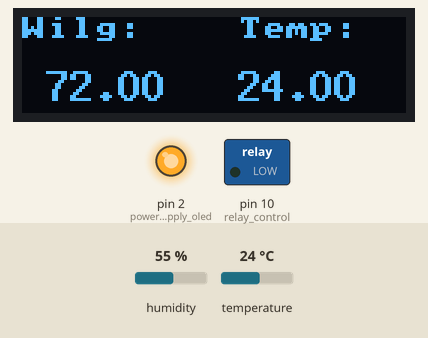
This sketch was run on a simulated Arduino Uno, built with avr-gcc and run on an emulated ATmega328P. Shown: 128×32 one-colour display, switched loads named in the sketch (green lamp = pin HIGH), output pins drawn as LEDs (lit = HIGH). Inputs (shaded band) come from the test bench; at power-on: humidity 55 %, temperature 24 °C. Pins used as bus, display or sensor lines are not drawn; what the sketch prints to the serial monitor is not drawn.

Above: at 1.2 s.
1.3 s: humidity set to 57 %
At 2.6 s:
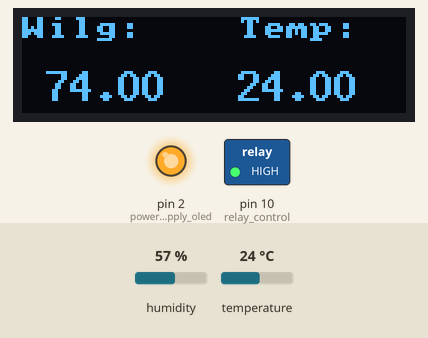
4.2 s: humidity set to 52 %
At 5.1 s:
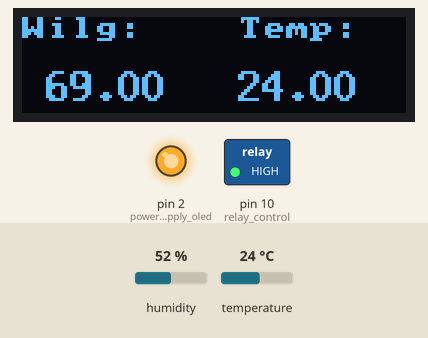
7.1 s: humidity set to 48 %
At 9.2 s:
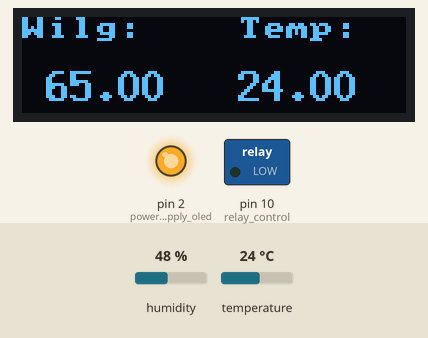
10.2 s: temperature set to 12 °C
At 11.5 s:
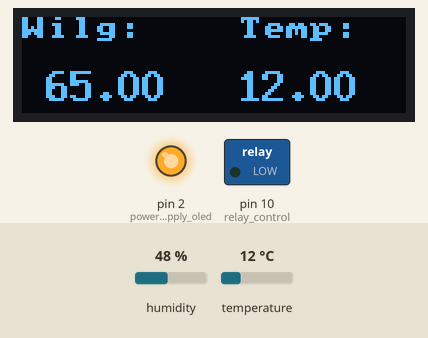
13.1 s: temperature set to 19 °C
At 15.4 s:
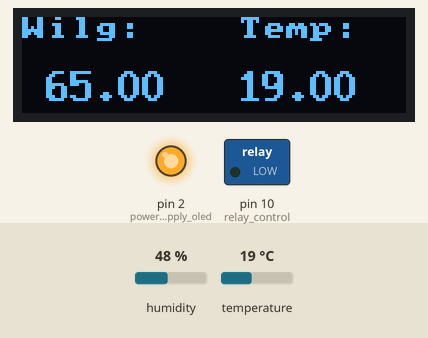
Timing chart, 0 to 16.9 s (numbered marks = the images above; inputs shaded):
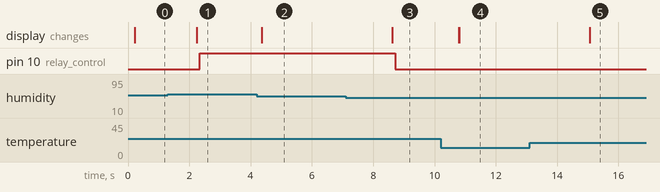

The sketch:

wilgotnosc_oled_dht22_przekaznik_serwis.ino
```cpp
/*  Humidity controller based on DHT22 + oled 128x32 + 230V relay
 *
 *  relay steering on pin 10
 *  DHT22 data on pin7
 *  oled on pins 3 and 4 (clock, data)
 *  power supply for dht pin 9 (and GND)
 *  power supply for oled pin 2 (and GND)
 *
 */
#include "dhtnew.h"
#include "U8g2lib.h"
#include "SPI.h"
#include "Wire.h"

#define MAX_FAN 1200000 // max time fan can run

unsigned long fan_start; //time when the fan started
DHTNEW dht(7);
U8X8_SSD1306_128X32_UNIVISION_SW_I2C u8x8(3, 4); //choose your constructor, set pins accordingly

void setup() {

  pinMode(10, OUTPUT);//relay control
  digitalWrite(10, LOW);
  pinMode(2, OUTPUT);//power supply oled
  pinMode(9, OUTPUT);//power supply dht
  digitalWrite(2, HIGH);
  digitalWrite(9, HIGH);

  dht.setHumOffset(17.00); //offset to make several sensor giving similar data

  Serial.begin(115200);                    //serial monitor

  u8x8.begin();
  u8x8.setFont(u8x8_font_amstrad_cpc_extended_f);
  u8x8.drawString(0,0,"Wilg:    Temp:");
  u8x8.setFont(u8x8_font_8x13B_1x2_f );

  fan_start = 0;
}

void spin_time_start() {
  if ( fan_start == 0) {
    fan_start = millis();
  }
}
void spin_time_stop() {
    //if anything is needed on fan stop
}

void loop() {
  // put your main code here, to run repeatedly:
  dht.read();
  float h = max(-50,min(150, dht.getHumidity())); //filtering out crazy results
  float t = max(-10,min(60, dht.getTemperature())); //filtering out crazy results

  if (!isnan(h) && !isnan(t)) {
      Serial.print("Humidity (%): ");
      Serial.print((float)h, 2);
      Serial.print("   ");
      Serial.print("Temperature (C): ");
      Serial.print((float)t, 2);
      Serial.print("   ");
      Serial.print("Time fan started: ");
      Serial.println(fan_start);

      u8x8.setCursor(1, 2);
      u8x8.print((float)h, 2);
      u8x8.print("  ");
      u8x8.setCursor(9, 2);
      u8x8.print((float)t, 2);
      u8x8.print("  ");

      if (h > 72 && (millis() - fan_start) < MAX_FAN) {
        //turn on the fan
        digitalWrite(10, HIGH);
        spin_time_start();
      } else if (h < 67 || (millis() - fan_start) > MAX_FAN  || millis()  < fan_start ) {
        //turn off the fan
        digitalWrite(10, LOW);
        spin_time_stop();
      } else {

      }
  }

  delay(2000);

}
```

Measured:
- the behaviour switches between 55 and 56 % on humidity (found by bisection; images 0 and 1)
- the behaviour switches between 50 and 49 % on humidity (found by bisection; images 2 and 3)
- after the input at 1.3 s, pin 10 (relay_control): LOW → HIGH after 1.0 s; the display: changes after 0.94 s (image 1)
- after the input at 4.2 s, the display: first changes after 0.16 s (image 2 shows a later state)
- after the input at 7.1 s, pin 10 (relay_control): HIGH → LOW after 1.6 s; the display: changes after 1.5 s (image 3)
- after the input at 10.2 s, the display: first changes after 0.60 s (image 4 shows a later state)
- after the input at 13.1 s, the display: changes after 2.0 s (image 5)
